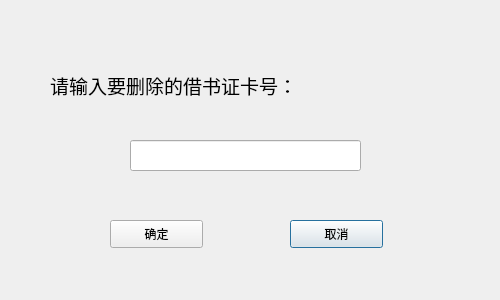
<?xml version="1.0" encoding="UTF-8"?>
<ui version="4.0">
 <class>DelCard</class>
 <widget class="QDialog" name="DelCard">
  <property name="geometry">
   <rect>
    <x>0</x>
    <y>0</y>
    <width>500</width>
    <height>300</height>
   </rect>
  </property>
  <property name="windowTitle">
   <string>删除借书证</string>
  </property>
  <property name="windowIcon">
   <iconset>
    <normaloff>record.jpg</normaloff>record.jpg</iconset>
  </property>
  <widget class="QLineEdit" name="idEdit">
   <property name="geometry">
    <rect>
     <x>130</x>
     <y>140</y>
     <width>231</width>
     <height>31</height>
    </rect>
   </property>
  </widget>
  <widget class="QLabel" name="label">
   <property name="geometry">
    <rect>
     <x>50</x>
     <y>50</y>
     <width>381</width>
     <height>71</height>
    </rect>
   </property>
   <property name="styleSheet">
    <string notr="true">font: 75 12pt &quot;Microsoft JhengHei UI&quot;;</string>
   </property>
   <property name="text">
    <string>&lt;html&gt;&lt;head/&gt;&lt;body&gt;&lt;p&gt;&lt;span style=&quot; font-size:14pt;&quot;&gt;请输入要删除的借书证卡号：&lt;/span&gt;&lt;/p&gt;&lt;/body&gt;&lt;/html&gt;</string>
   </property>
  </widget>
  <widget class="QPushButton" name="pushButton_2">
   <property name="geometry">
    <rect>
     <x>290</x>
     <y>220</y>
     <width>93</width>
     <height>28</height>
    </rect>
   </property>
   <property name="text">
    <string>取消</string>
   </property>
  </widget>
  <widget class="QPushButton" name="pushButton">
   <property name="geometry">
    <rect>
     <x>110</x>
     <y>220</y>
     <width>93</width>
     <height>28</height>
    </rect>
   </property>
   <property name="text">
    <string>确定</string>
   </property>
  </widget>
 </widget>
 <resources/>
 <connections>
  <connection>
   <sender>pushButton_2</sender>
   <signal>clicked()</signal>
   <receiver>DelCard</receiver>
   <slot>close()</slot>
   <hints>
    <hint type="sourcelabel">
     <x>298</x>
     <y>225</y>
    </hint>
    <hint type="destinationlabel">
     <x>305</x>
     <y>189</y>
    </hint>
   </hints>
  </connection>
 </connections>
</ui>
